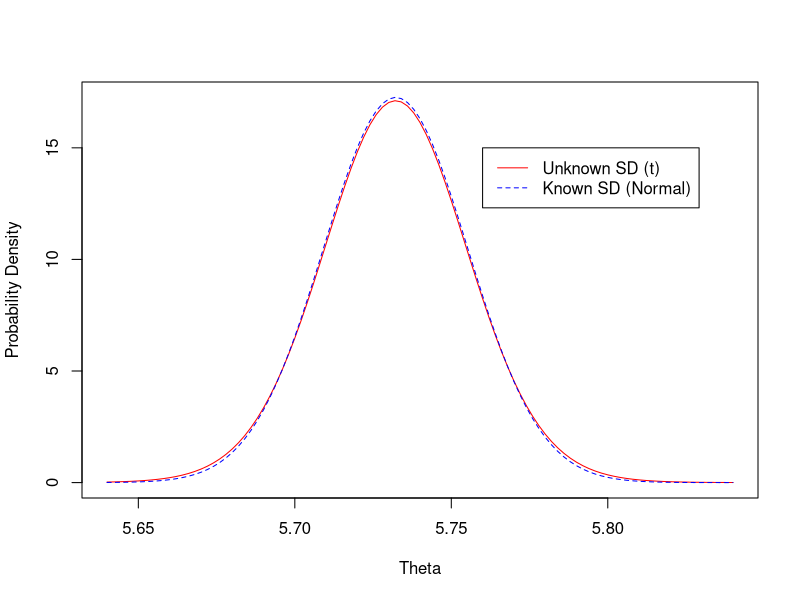
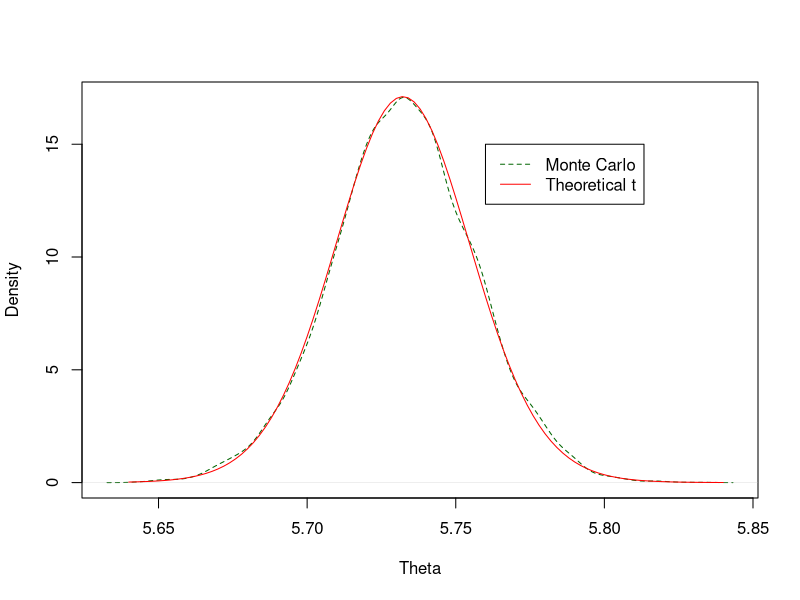

Source code (R) for these figures, in order:
### Bayesian Inference and Decision Theory ###

# Monte Carlo example from Unit 5

# Reaction time data from Gelman et al.
reaction.times=c(5.743, 5.606, 5.858, 5.656, 5.591, 5.793, 5.697, 5.875, 5.677, 5.73, 
                 5.69, 5.919, 5.981, 5.996, 5.635, 5.799, 5.537, 5.642, 5.858, 5.793, 
                 5.805, 5.73, 5.677, 5.553, 5.829, 5.489, 5.724, 5.793, 5.684, 5.606)
x = reaction.times
xbar = mean(x)
n = length(x)

# Assume non-informative prior distribution
# Normal-Gamma with mu0=0, k0=0, alpha0=-1/2, beta0=infinity
# Posterior hyperparameters mu1, k1, alpha1, beta1
mu1 <- xbar
k1 <- n
alpha1 <- -1/2 + n/2
beta1 <- 1/(0.5*sum((x-xbar)^2))
spread1 <- sqrt(1/(k1*alpha1*beta1))

# Plot t and normal posterior density functions
thetaVals <- 5.64+(0:100)/500
stdVals <- (thetaVals - mu1)/spread1
thetaMargDens <- dt(stdVals,df=2*alpha1)/spread1
normDens <- dnorm(thetaVals,mu1,spread1)
dens <- cbind(thetaMargDens,normDens)
matplot(thetaVals,dens,type=c("l","l"),col=c("red","blue"),xlab="Theta", ylab="Probability Density")
legend(5.76,15,c("Unknown SD (t)","Known SD (Normal)"),col=c("red","blue"),lty=c(1,2))

#Set simulation sample size
numSim <- 10000
# Simulate directly from the posterior distribution
rhoDirect <- rgamma(numSim,shape=alpha1,scale=beta1) 
sigmaDirect <- 1/sqrt(rhoDirect)
thetaDirect <- rnorm(numSim,mean=xbar,sd=sigmaDirect/sqrt(n))
#Plot theoretical and Monte Carlo density functions
plot(density(thetaDirect),col="darkgreen",lty=2,main="",xlab="Theta") 
lines(thetaVals,thetaMargDens,col="red")
legend(5.76,15,c("Monte Carlo","Theoretical t"),col=c("darkgreen","red"),lty=c(2,1))

